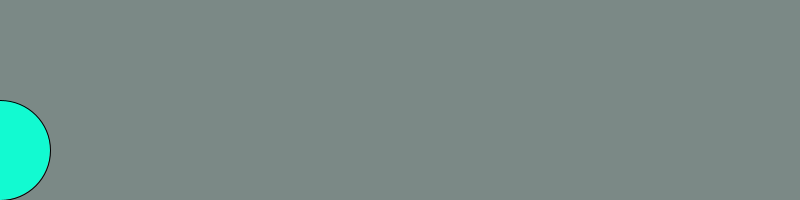
Frame 1 (no input)
Frame 60 (the mouse pressed at the canvas centre just before this capture): identical to frame 1, image omitted
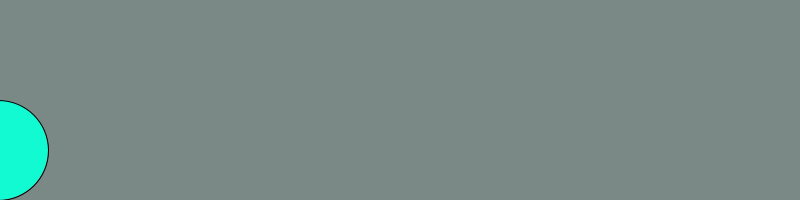
Frame 120 (the mouse held since frame 60 and released just before this capture)

The Processing sketch that drew these frames (run headless with seeded random() and noise(); from frame 60 on, the mouse is pressed at the canvas centre):

// Processing sketch: Dot_Race
// ── Dot_Race.pde
int x = 0;
int acceleration = 2;
void setup() {
    size(800, 200);
    
    
    
}

void draw(){
    background(#7B8986);
  fill(#12FAD1);  
  ellipse(x ,150,100,100);
   if (mousePressed){
   x++;
   x *= acceleration;
   
   }
   }
    //3. make it a nice color

    //4. if the mouse is pressed...

    //5. ... change the X co-ordinate so that the dot moves to the right
    //2. Draw an ellipse of height and width 100. Make sure to use your variable for the X position.
    //6. Make your dot move really fast so that it can win the race 
    //   (you have to figure out what part of your code to change)
    //7. Use this method to play a ding when your dot crosses the finish line. 
    
